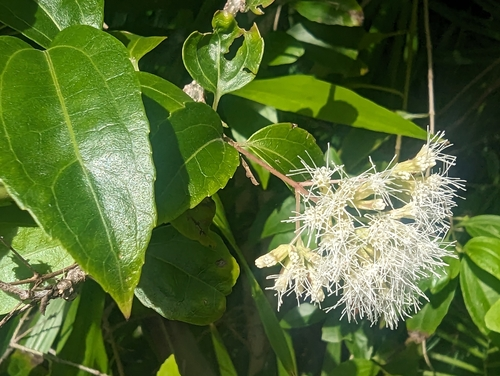
#> input picture plantas_agroparque/1. Koanophyllon albicaule.jpeg, 500 x 376 px, found by its file name; its folder holds only this picture in this run
$ jupyter execute --allow-errors Polinizadores.ipynb
#> lines starting #> are read from the running program, lines starting #| are printed output that depends on the picture
<a href="https://colab.research.google.com/github/diegopenia/Colorimetria/blob/main/Polinizadores.ipynb" target="_parent"></a>

### Librerías y rutas

[cell 1]
import pandas as pd
import os

#Conectar con google drive
from google.colab import drive

drive.mount('/content/drive')

# Rutas
csv_path = '/content/drive/MyDrive/Polinizadores/DataSet.csv'
images_folder = '/content/drive/MyDrive/Polinizadores/plantas_agroparque'

### Conectar Imágenes con Data Frame

[cell 2]
# Leer el archivo CSV en un DataFrame
df = pd.read_csv(csv_path, delimiter=';', encoding='utf-8')
#> (reads DataSet.csv from the repository)

# Obtener los nombres de los archivos de imagen
image_files = os.listdir(images_folder)

# Crear un diccionario para mapear IDs a nombres de archivos
image_dict = {}
for file in image_files:
    # Extraer el ID del nombre del archivo
    file_id = int(file.split('.')[0].split()[0])
    image_dict[file_id] = file

# Crear una nueva columna 'Nombre_Archivo' con los nombres de archivos basados en el ID
df['Nombre_Archivo'] = df['ID'].map(image_dict)

[cell 3]
#Vista del Data Frame
df

[cell 4]
# Guardar el DataFrame actualizado en un nuevo archivo CSV
updated_csv_path = '/content/drive/MyDrive/Polinizadores/DataSet_updated.csv'
#> (the rest of this cell did not finish here and is left out)

### Extrae colores y actualiza Data Frame

[cell 5]
from PIL import Image
import numpy as np
import cv2
from sklearn.cluster import KMeans
import os

# Función para extraer los colores dominantes y sus porcentajes
def extract_colors(image_path, num_colors=10):
    image = Image.open(image_path)
    image = image.resize((100, 100))  # Redimensionar para acelerar el procesamiento
    image_np = np.array(image)
    image_np = image_np.reshape((image_np.shape[0] * image_np.shape[1], 3))

    kmeans = KMeans(n_clusters=num_colors)
    kmeans.fit(image_np)

    colors = kmeans.cluster_centers_.astype(int)
    labels = kmeans.labels_
    label_counts = np.bincount(labels)
    total_count = labels.shape[0]

    rgb_colors = [tuple(color) for color in colors]
    color_percentages = [f"{(count / total_count) * 100:.2f}%" for count in label_counts]

    return rgb_colors, color_percentages

# Crear nuevas columnas para almacenar los colores RGB y sus porcentajes
for i in range(1, 11):
    df[f'RGB_{i}'] = None
    df[f'RGB_{i}_percent'] = None

# Extraer colores dominantes y sus porcentajes para cada imagen y añadirlos a las columnas correspondientes
#> (the rest of this cell did not finish here and is left out)

#> in extract_colors, image is the input picture: PIL image 500x376 RGB; mean R, G, B 85.4, 107, 53
#> in extract_colors, `image = image.resize((100, 100))`:
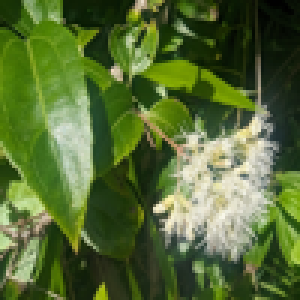
#> image: PIL image 100x100 RGB (shown 3 times larger); mean R, G, B 85.4, 107, 53
        for i in range(10):
            df.at[idx, f'RGB_{i+1}'] = (rgb_colors[i])
            df.at[idx, f'RGB_{i+1}_percent'] = color_percentages[i]

[cell 6]
# Guardar el DataFrame actualizado en un nuevo archivo CSV
updated_csv_path = '/content/drive/MyDrive/Polinizadores/Set_RGB.csv'
#> (the rest of this cell did not finish here and is left out)

[cell 7]
df

### Paleta de colores

[cell 8]
import pandas as pd
import matplotlib.pyplot as plt
from scipy.spatial import distance
import math

# Cargar el DataFrame desde el archivo CSV
csv_path = '/content/drive/MyDrive/Polinizadores/Set_RGB.csv'
df = pd.read_csv(csv_path)
#> (reads Set_RGB.csv from the repository)

# Función para calcular la proximidad de color usando la distancia euclidiana
def sort_colors_by_proximity(rgb_colors):
    sorted_colors = [rgb_colors[0]]
    for _ in range(1, len(rgb_colors)):
        last_color = sorted_colors[-1]
        remaining_colors = [color for color in rgb_colors if color not in sorted_colors]
        next_color = min(remaining_colors, key=lambda color: distance.euclidean(last_color, color))
        sorted_colors.append(next_color)
    return sorted_colors

# Función para crear paletas de colores con nombres de imágenes
def create_color_palettes_with_names(df):
    num_images = len(df)
    num_rows = math.ceil(num_images / 2)  # Calcular el número de filas necesarias
    fig, axes = plt.subplots(num_rows, 2, figsize=(15, num_rows * 2))

    for idx, row in df.iterrows():
        rgb_colors = [eval(row[f'RGB_{i+1}']) for i in range(10)]
        sorted_rgb_colors = sort_colors_by_proximity(rgb_colors)
        image_name = row['Nombre_Archivo']  # Ajusta el nombre de la columna si es necesario

        row_idx = idx // 2
        col_idx = idx % 2
        ax = axes[row_idx, col_idx]
        ax.imshow([sorted_rgb_colors], aspect='auto')
        ax.axis('off')
        ax.set_title(image_name, fontsize=12, pad=10, loc='center')

    plt.tight_layout()
    plt.show()

# Ejecutar la función para crear las paletas de colores con nombres de imágenes
create_color_palettes_with_names(df)
#> in create_color_palettes_with_names, `plt.show()`:
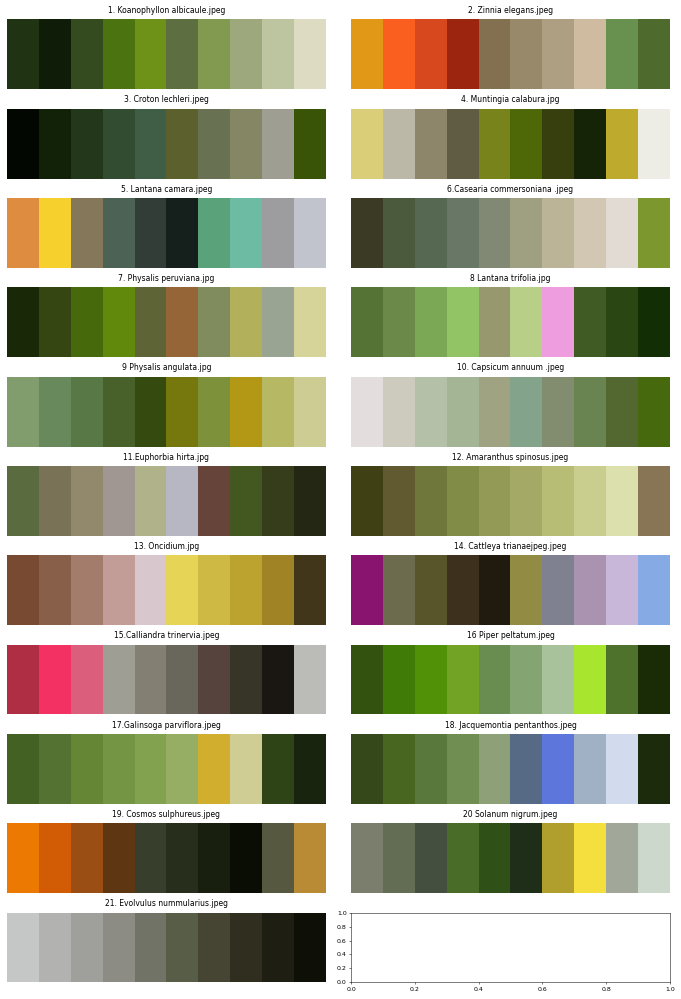
#> figure drawn by matplotlib, 21 panels

### Gráfico de barras

[cell 9]
import pandas as pd
import numpy as np
import matplotlib.pyplot as plt
from sklearn.cluster import KMeans

# Cargar el DataFrame desde el archivo CSV
csv_path = '/content/drive/MyDrive/Polinizadores/Set_RGB.csv'
df = pd.read_csv(csv_path)

# Función para determinar si un color es verde
def is_green(color):
    r, g, b = color
    return g > r and g > b and g > 50  # Puedes ajustar el umbral de 50 según sea necesario

# Función para agrupar colores similares, agrupando los verdes en menos grupos
def group_similar_colors(colors, percentages, num_green_clusters=3, num_non_green_clusters=12):
    colors_np = np.array(colors)
    percentages_np = np.array(percentages)

    # Separar colores verdes y no verdes
    green_indices = [i for i, color in enumerate(colors) if is_green(color)]
    non_green_indices = [i for i in range(len(colors)) if i not in green_indices]

    greens = colors_np[green_indices]
    greens_percentages = percentages_np[green_indices]

    non_greens = colors_np[non_green_indices]
    non_greens_percentages = percentages_np[non_green_indices]

    # Agrupar verdes
    if len(greens) > 0:
        green_kmeans = KMeans(n_clusters=min(num_green_clusters, len(greens)), random_state=42)
        green_kmeans.fit(greens)
        green_labels = green_kmeans.labels_
        green_grouped_colors = green_kmeans.cluster_centers_.astype(int)
    else:
        green_grouped_colors = np.array([])
        green_labels = np.array([])
        greens_percentages = np.array([])

    # Agrupar no verdes
    if len(non_greens) > 0:
        non_green_kmeans = KMeans(n_clusters=min(num_non_green_clusters, len(non_greens)), random_state=42)
        non_green_kmeans.fit(non_greens)
        non_green_labels = non_green_kmeans.labels_
        non_green_grouped_colors = non_green_kmeans.cluster_centers_.astype(int)
    else:
        non_green_grouped_colors = np.array([])
        non_green_labels = np.array([])
        non_greens_percentages = np.array([])

    # Sumar los porcentajes dentro de los clusters
    grouped_colors = []
    grouped_percentages = []

    # Verdes
    for i in range(len(green_grouped_colors)):
        indices = [index for index, label in enumerate(green_labels) if label == i]
        total_percentage = greens_percentages[indices].sum()
        grouped_colors.append(green_grouped_colors[i])
        grouped_percentages.append(total_percentage)

    # No verdes
    for i in range(len(non_green_grouped_colors)):
        indices = [index for index, label in enumerate(non_green_labels) if label == i]
        total_percentage = non_greens_percentages[indices].sum()
        grouped_colors.append(non_green_grouped_colors[i])
        grouped_percentages.append(total_percentage)

    return grouped_colors, grouped_percentages

# Función para crear un gráfico de barras con el porcentaje de cada color agrupado y etiquetas de porcentaje
def plot_grouped_color_percentages(df, num_green_clusters=3, num_non_green_clusters=12):
    # Inicializar listas para almacenar los colores y sus porcentajes
    all_rgb_colors = []
    all_color_percentages = []

    # Iterar sobre cada fila del DataFrame
    for idx, row in df.iterrows():
        rgb_colors = [eval(row[f'RGB_{i+1}']) for i in range(10)]
        color_percentages = [float(row[f'RGB_{i+1}_percent'].replace('%', '')) for i in range(10)]
        all_rgb_colors.extend(rgb_colors)
        all_color_percentages.extend(color_percentages)

    # Convertir porcentajes a numpy array y normalizar
    all_color_percentages = np.array(all_color_percentages)
    total_percentage = all_color_percentages.sum()
    all_color_percentages = all_color_percentages / total_percentage

    # Agrupar colores
    grouped_colors, grouped_percentages = group_similar_colors(all_rgb_colors, all_color_percentages, num_green_clusters, num_non_green_clusters)

    # Convertir porcentajes a porcentaje sobre 100
    grouped_percentages = [p * 100 for p in grouped_percentages]

    # Ordenar los grupos por porcentaje descendente
    sorted_indices = np.argsort(grouped_percentages)[::-1]
    grouped_colors = [grouped_colors[i] for i in sorted_indices]
    grouped_percentages = [grouped_percentages[i] for i in sorted_indices]

    # Crear un gráfico de barras
    fig, ax = plt.subplots(figsize=(12, 7))
    bars = ax.bar(range(len(grouped_colors)), grouped_percentages,
                  color=[f'#{color[0]:02x}{color[1]:02x}{color[2]:02x}' for color in grouped_colors])

    ax.set_xlabel('Colores Agrupados')
    ax.set_ylabel('Porcentaje')
    ax.set_title('Porcentaje de Colores Dominantes Agrupados')
    ax.set_xticks(range(len(grouped_colors)))
    ax.set_xticklabels([f'#{color[0]:02x}{color[1]:02x}{color[2]:02x}' for color in grouped_colors], rotation=45, ha='right')

    # Agregar etiquetas de porcentaje encima de cada barra
    for i, rect in enumerate(bars):
        height = rect.get_height()
        ax.text(rect.get_x() + rect.get_width()/2.0, height + 0.5, f'{grouped_percentages[i]:.2f}%', ha='center', va='bottom')

    plt.tight_layout()
    plt.show()

# Ejecutar la función para crear el gráfico de barras con colores agrupados y etiquetas de porcentaje
plot_grouped_color_percentages(df, num_green_clusters=3, num_non_green_clusters=12)
#> in plot_grouped_color_percentages, `plt.show()`:
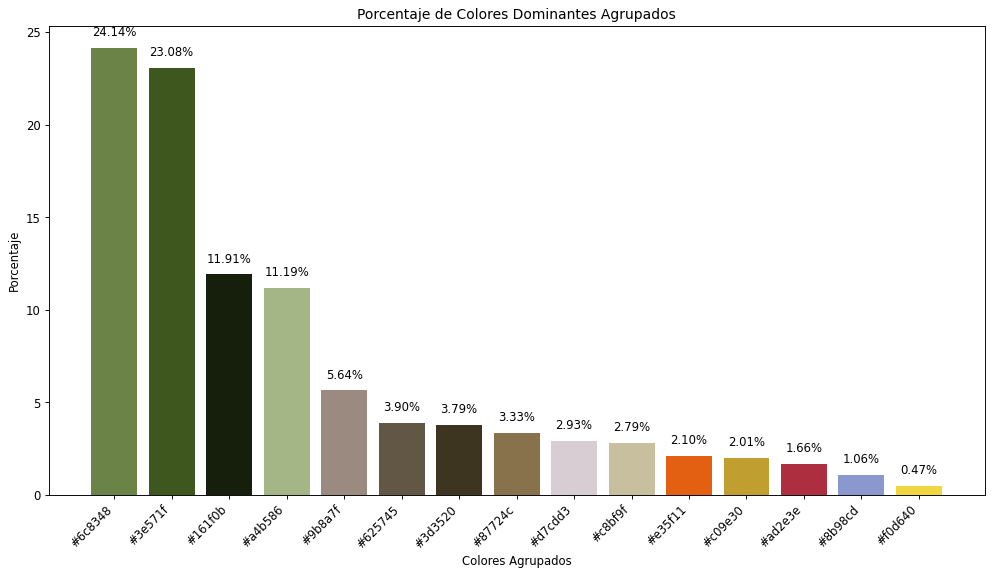
#> figure drawn by matplotlib, 1 panel; tallest bar 24.14 high, from x = -0.4 to 0.4

### Cluster RGB

[cell 10]
# Crear un gráfico de clusters para visualizar los colores RGB
fig = plt.figure()
ax = fig.add_subplot(111, projection='3d')

# Agregar puntos al gráfico
for idx, row in df.iterrows():
    for i in range(1, 11):
        rgb_color = eval(row[f'RGB_{i}'])
        normalized_color = [c / 255.0 for c in rgb_color]  # Normalizar los valores RGB
        ax.scatter(rgb_color[0], rgb_color[1], rgb_color[2], color=normalized_color, label=f'Img {idx+1} Color {i}')

# Configurar etiquetas y título
ax.set_xlabel('Red')
ax.set_ylabel('Green')
ax.set_zlabel('Blue')
ax.set_title('Clusters de Colores Dominantes en Imágenes RGB')

# Mostrar el gráfico
plt.show()
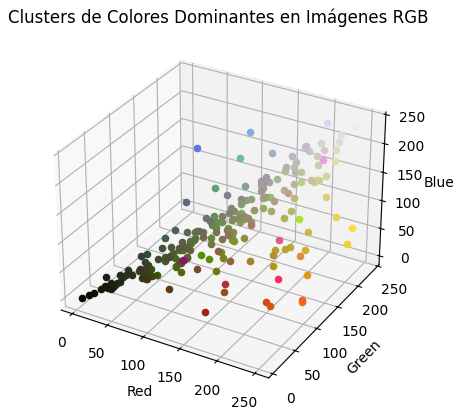
#> figure drawn by matplotlib, 1 panel
